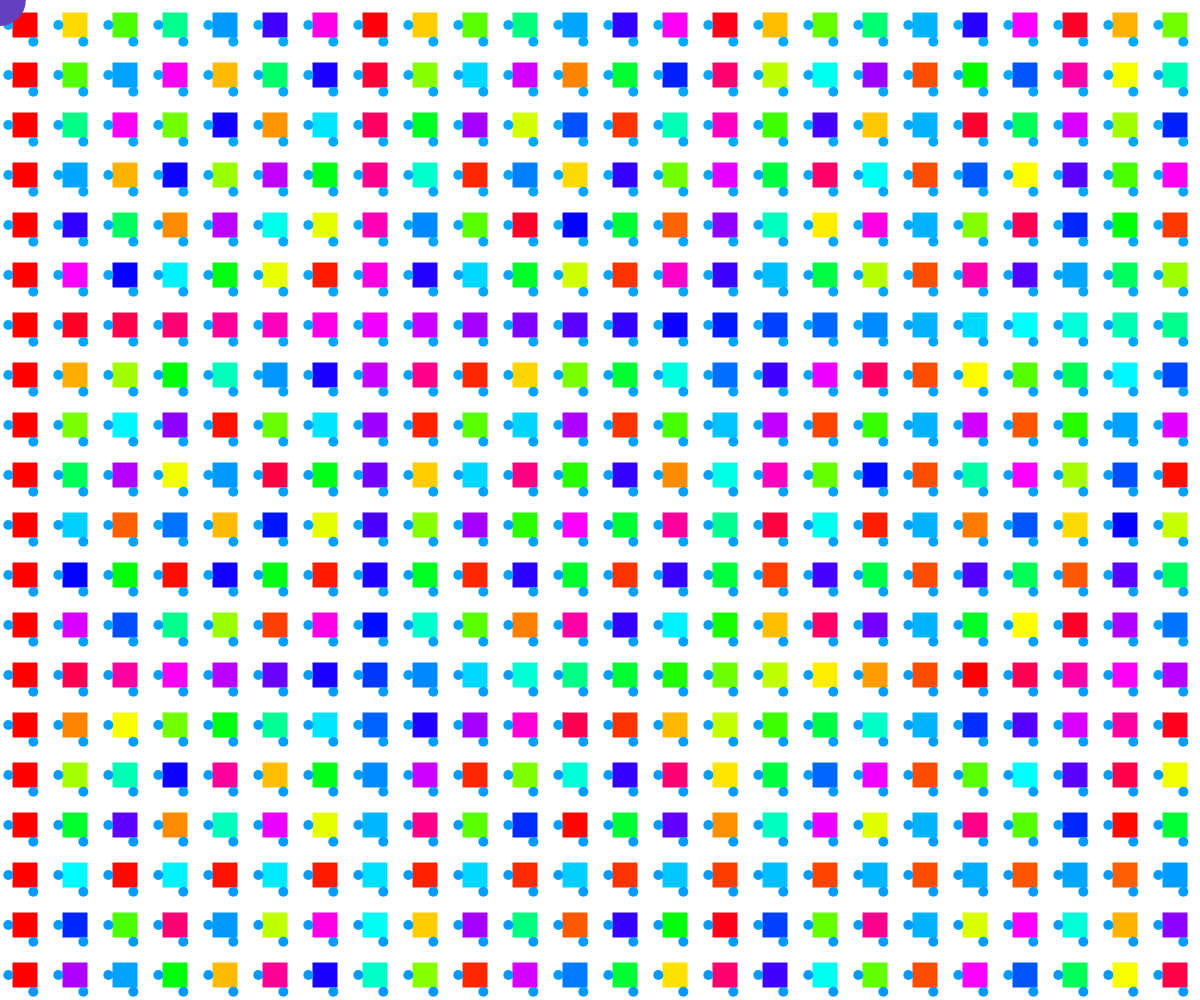
Frame 1 (no input)
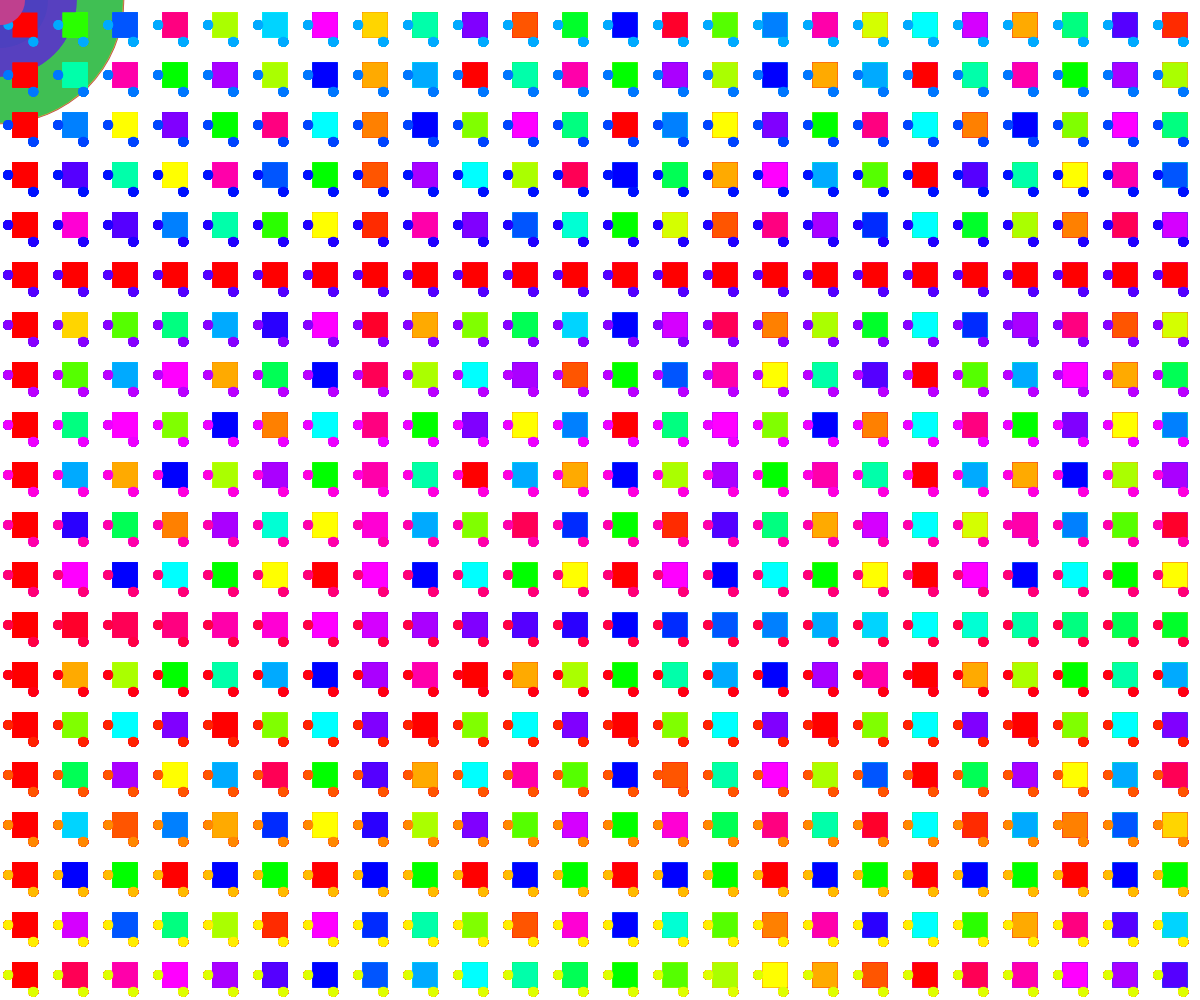
Frame 60 (no input)
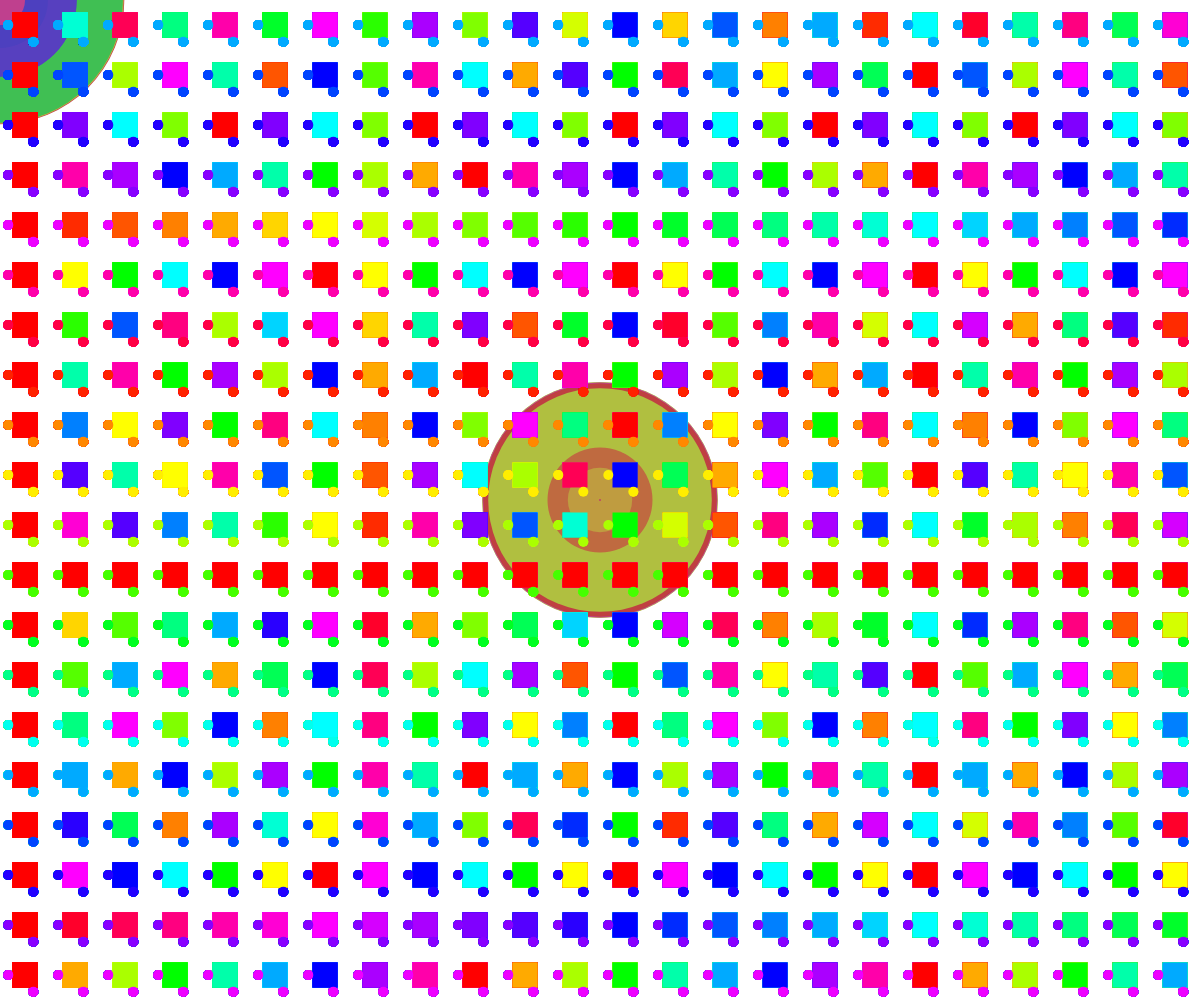
Frame 120 (the mouse pressed at the canvas centre since frame 60)

The p5.js sketch that drew these frames (run headless with seeded random() and noise() and a simulated clock; from frame 60 on, the mouse is pressed at the canvas centre):

// p5.js sketch
// ── sketch.js
function setup() {
  createCanvas(window.innerWidth,window.innerHeight);
  colorMode(HSL);//0-360 for Hue, 0-100 for Saturation, 0-100 for Lightness

  //background(100,50,50);

  //PARAMETERS
}

function draw() {

  //clear();

  var tileSize = 50;
  var tilesPerRow = 30;
  var tilesPerCol = 30;

  noStroke();
  for (var i = 0; i < tilesPerRow; i++) {
    for (var j = 0; j < tilesPerCol; j++) {
      push();
      translate(i*tileSize, j*tileSize);

      fill((i*10*(5*(1+j)+frameCount/10))%360, 100, 50);
      rect(tileSize/4,tileSize/4, tileSize/2, tileSize/2);
      fill((200 + j*2 * frameCount /10) % 360, 100, 50);
      ellipse(tileSize/1.5, tileSize/1.2, tileSize/5);
      ellipse(tileSize/6, tileSize/2, tileSize/5);

      pop();
    }
  }

  fill(random(360), 50, 50);
  ellipse(mouseX, mouseY, random(5)*tileSize);

}
